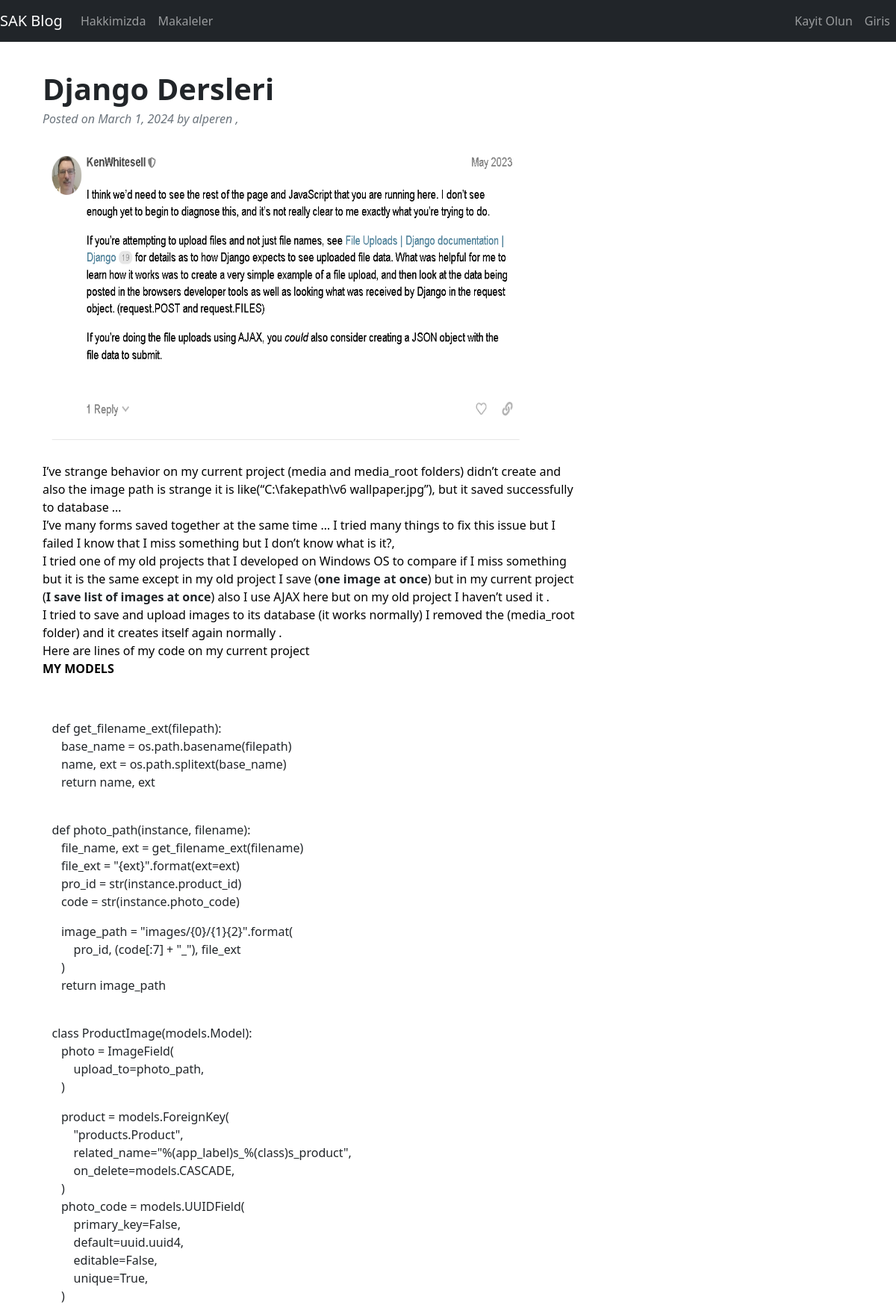
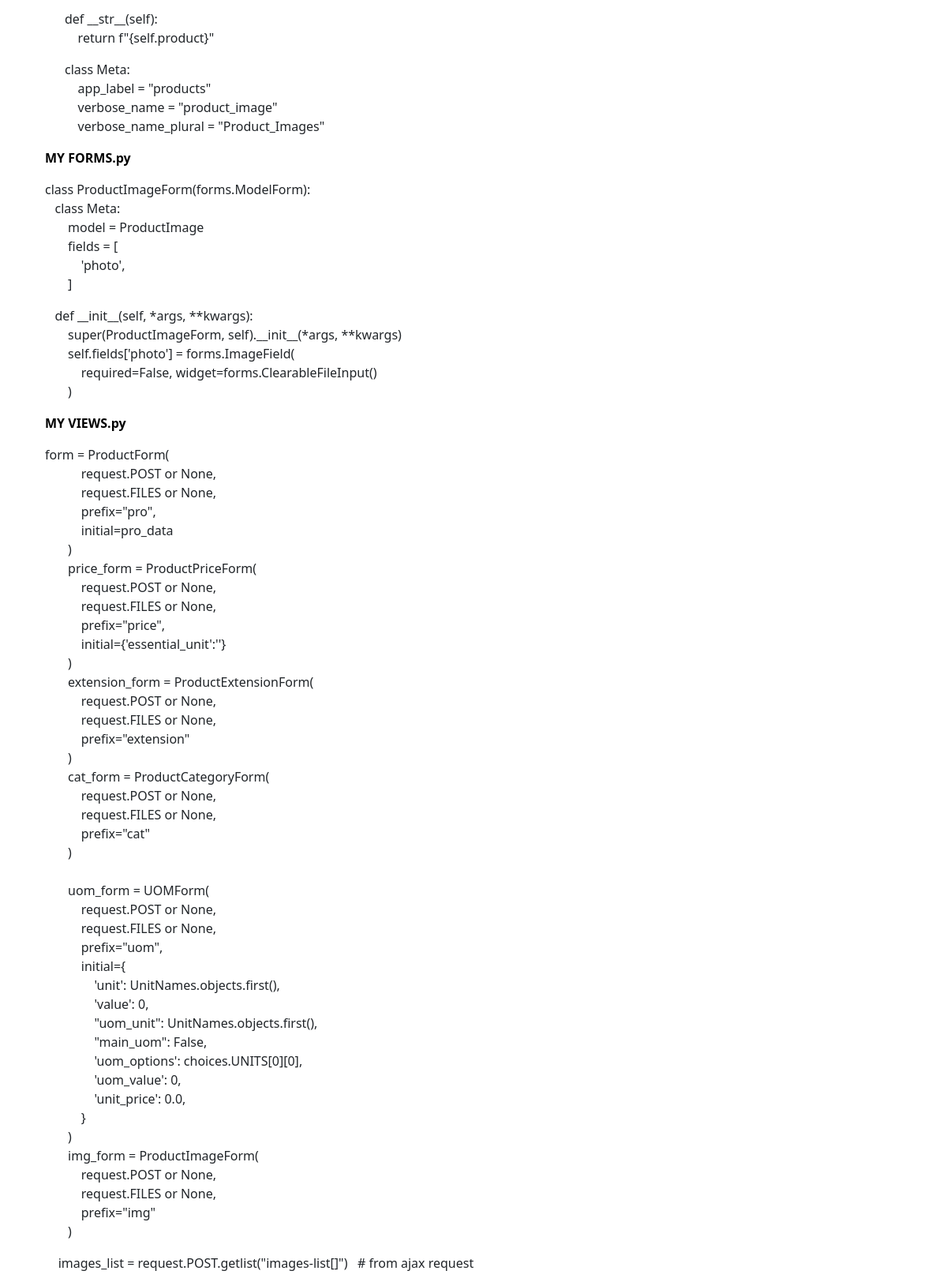
Page /articles/detail/24 (upper part) on the committed database (2 pictures, top to bottom).
### article/models.py (models this page shows, shortened)
class Article(models.Model):
    author = models.ForeignKey("auth.User",on_delete = models.CASCADE) #* Burada auth.User daki User silinirse article daki butun verielr de silenecek
    title =  models.CharField(max_length=50)
    content = CKEditor5Field('Content',config_name='extends',blank=True)
    created_date = models.DateTimeField(auto_now_add=True) #* Eklendigi tarihi otomatik olarak almasini saglayan parametre
    updated_date = models.DateTimeField(auto_now = True)
    article_img = models.FileField(blank=True,null=True,verbose_name="Add Image to your Article.")
    class Meta:
        ordering = ['-created_date']

### article/views.py (the view)
# urls.py: path('detail/<int:id>',views.details,name="detail"),
def details(request,id):
    article = get_object_or_404(Article,id = id)
    months = {1:"January",
                  2:"Fabruary",
                  3:"March",
                  4:"April",
                  5:"May",
                  6:"June",
                  7:"July",
                  8:"August",
                  9:"September",
                  10:"October",
                  11:"November",
                  12:"December",}
    month_name = months[article.created_date.month]
    comment = article.comments.all()
    context = {
        "article":article,
        "months":month_name,
        "comment":comment
    }
    return render(request,"detail.html",context)

### templates/detail.html (shortened to what this page needs)
{% extends "layout.html" %}
{%load static%}
{% block body %}
<div class="row">
                <div class="col-lg-8">
                    <article>
                        <header class="mb-4">
                            <h1 class="fw-bolder mb-1">{{article.title}}</h1>
                            <div class="text-muted fst-italic mb-2">Posted on {{months}} {{article.created_date.day}}, {{article.created_date.year}} by {{ article.author.username }} ,</div>
                        </header>
                        {% if article.article_img %}
                            <figure class="mb-4"><img style="width:900px;height:400px" class="img-fluid rounded" src="{{article.article_img.url}}" alt="..." /></figure>
                        {% else %}
                            <figure class="mb-4"><img class="img-fluid rounded" src="https://dummyimage.com/900x400/ced4da/6c757d.jpg" alt="..." /></figure>
                        {% endif %}
                        <section class="mb-5">
                            <p class="fs-5 mb-4">
                                {{article.content | safe}}
                            </p>
                        </section>
                    </article>
                </div>
</div>
{% endblock body %}

### static/css/myown.css (style rules this page uses)
html,body { height: 100%; }

### rows in the picture
Article: title "Django Dersleri", created_date.day "1", created_date.year "2024", author.username "alperen", article_img (picture), content "I’ve strange behavior on my current project (media and media_root folders) didn’t create and also the image path is strange it is like(“C:\\fakepath\\v6 wallpaper.jpg”), but it saved successfully to database … I’ve many forms saved together at the same time … I tried many things to fix this issue but I failed I know that I miss something but I don’t know what is it?, I tried one of my old projects that I developed on Windows OS to compare if I miss something but it is the same except in my old project I save ( one image at once ) but in my current project ( I save list of images at once ) also I use AJAX here but on my old project I haven’t used it . I tried to save and upload images to its…"

### other values in the picture
{{ months }} "March"
